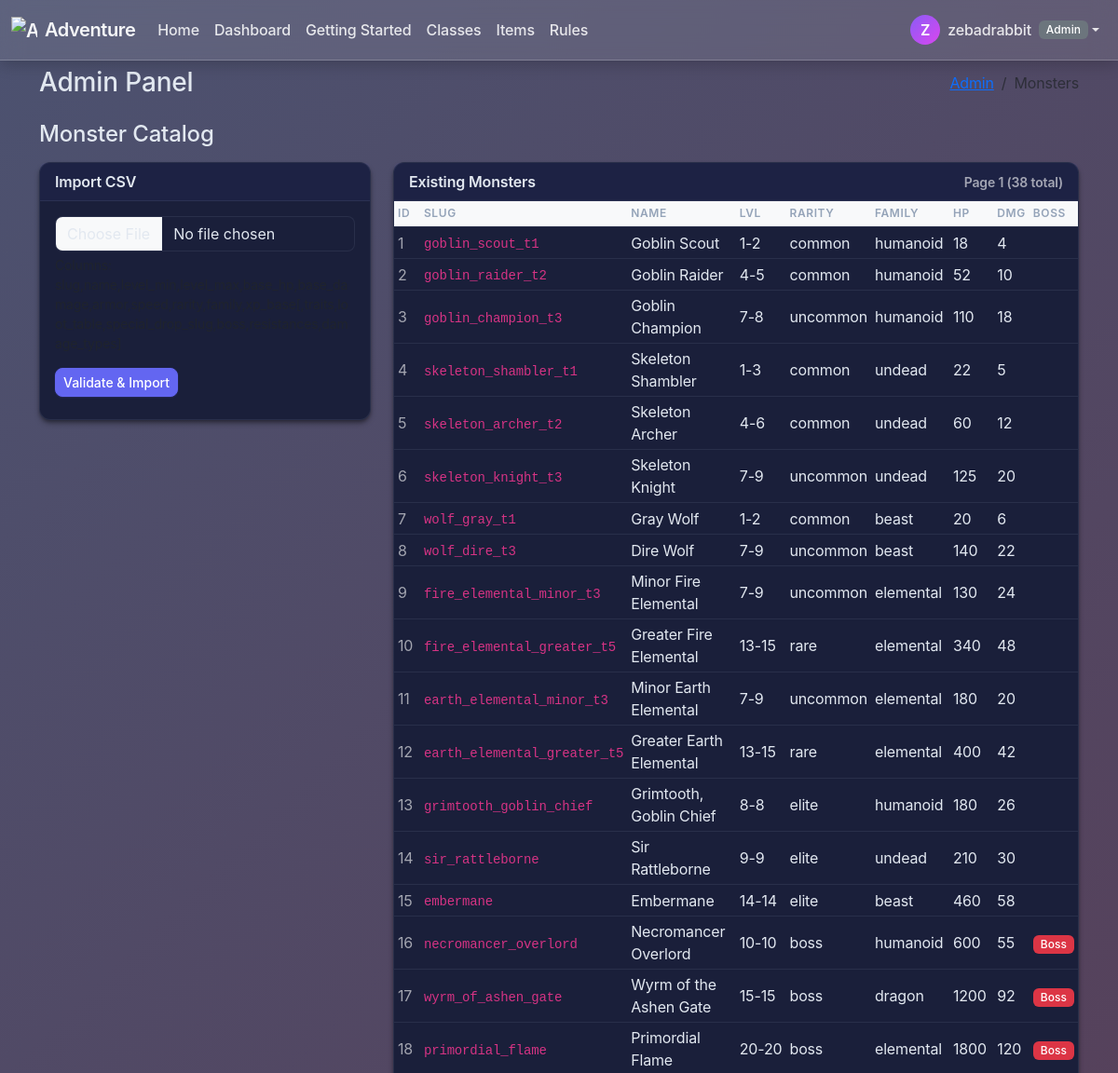
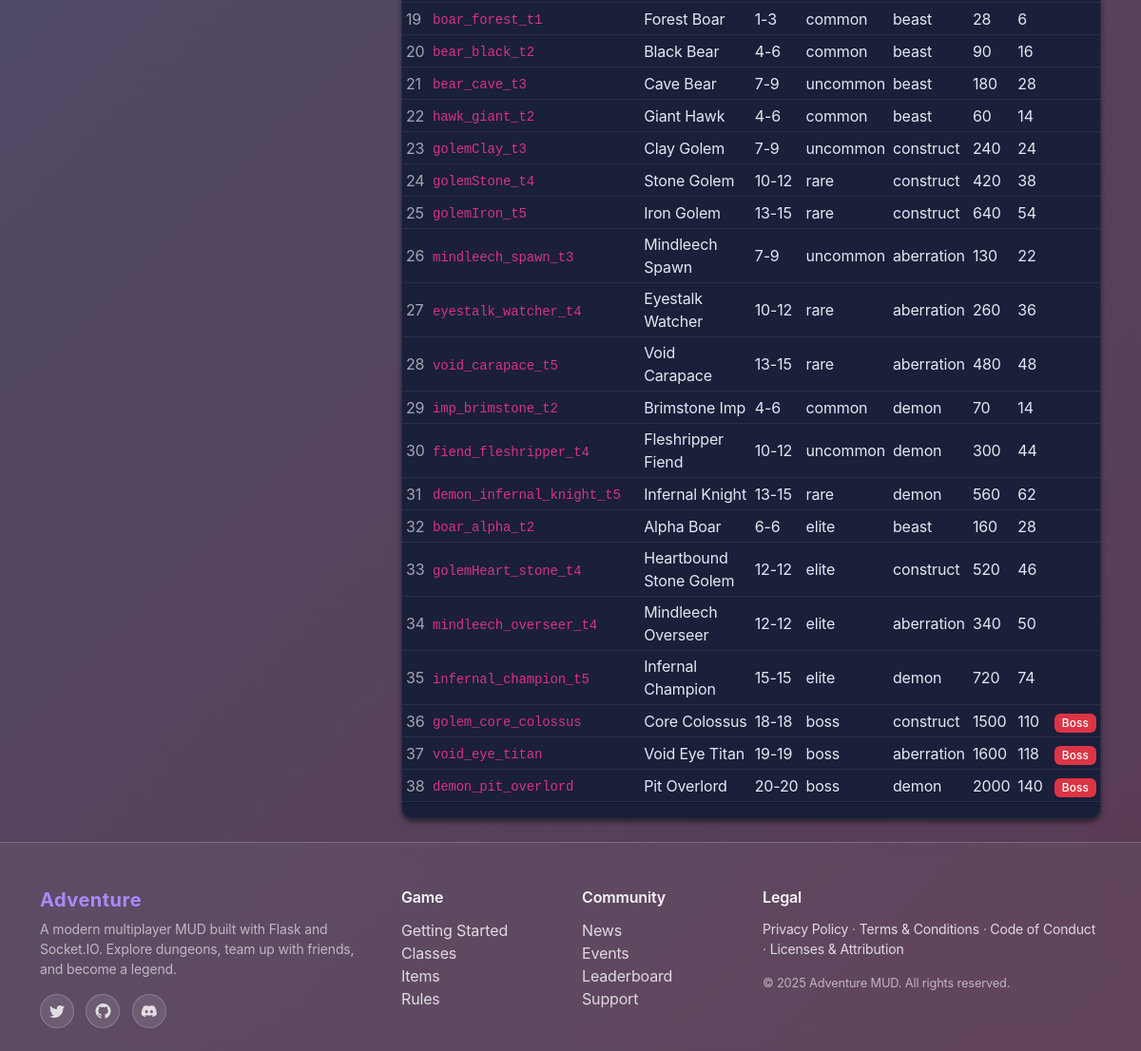
Page /admin/monsters (signed in) on the committed database (2 pictures, top to bottom).
### app/models/models.py (models this page shows, shortened)
class User(UserMixin, db.Model):
    id = db.Column(db.Integer, primary_key=True)
    username = db.Column(db.String(80), unique=True, nullable=False)
    password = db.Column(db.String(200), nullable=False)
    email = db.Column(db.String(120), nullable=True)
    role = db.Column(db.String(20), nullable=False, default="user")
    banned = db.Column(db.Boolean, nullable=False, default=False)
    ban_reason = db.Column(db.Text, nullable=True)
    notes = db.Column(db.Text, nullable=True)
    banned_at = db.Column(db.DateTime, nullable=True)
    muted = db.Column(db.Boolean, nullable=False, default=False)
    explored_tiles = db.Column(db.Text, nullable=True)

class MonsterCatalog(db.Model):
    __tablename__ = "monster_catalog"
    id = db.Column(db.Integer, primary_key=True)
    slug = db.Column(db.String(120), unique=True, nullable=False, index=True)
    name = db.Column(db.String(160), nullable=False)
    level_min = db.Column(db.Integer, nullable=False, default=1)
    level_max = db.Column(db.Integer, nullable=False, default=1)
    base_hp = db.Column(db.Integer, nullable=False)
    base_damage = db.Column(db.Integer, nullable=False)
    armor = db.Column(db.Integer, nullable=False, default=0)
    speed = db.Column(db.Integer, nullable=False, default=10)
    rarity = db.Column(db.String(20), nullable=False, default="common")
    family = db.Column(db.String(40), nullable=False)
    traits = db.Column(db.Text, nullable=True)
    loot_table = db.Column(db.Text, nullable=True)
    special_drop_slug = db.Column(db.Text, nullable=True)
    xp_base = db.Column(db.Integer, nullable=False, default=0)
    boss = db.Column(db.Boolean, nullable=False, default=False)
    resistances = db.Column(db.Text, nullable=True)  # JSON mapping damage_type->multiplier
    damage_types = db.Column(db.Text, nullable=True)  # JSON array or CSV of outgoing damage types

### app/routes/admin.py (the view, shortened to what this page needs)
@bp_admin.route("/monsters", methods=["GET", "POST"])
@admin_required
def monsters():
    page = max(1, int(request.args.get("page", 1)))
    per_page = 50
    q = MonsterCatalog.query.order_by(MonsterCatalog.id.asc())
    total = q.count()
    monsters = q.offset((page - 1) * per_page).limit(per_page).all()
    return render_template(
        "admin_monsters.html",
        errors=[],
        imported=None,
        rows=[],
        monsters=monsters,
        page=page,
        per_page=per_page,
        total=total,
    )

### app/__init__.py (called while the page is built, shortened)
@login_manager.user_loader
def load_user(user_id):  # pragma: no cover - simple loader
    from app.models.models import User
    try:
        return db.session.get(User, int(user_id))
    except Exception:
        return None

@app.before_request
def _apply_rate_limit():  # pragma: no cover - integration side-effect
    path = request.path or ""
    if path.startswith("/socket.io/") or path.startswith("/static/"):
        return None
    if not path.startswith("/api/"):
        return None

def asset_url(filename: str) -> str:
    try:
        static_folder = pathlib.Path(app.static_folder or "static")
        file_path = static_folder / filename
        mtime = int(file_path.stat().st_mtime)
        return url_for("static", filename=filename) + f"?v={mtime}"
    except Exception:
        return url_for("static", filename=filename)

### app/routes/admin.py (called while the page is built)
def admin_required(fn: Callable):
    @wraps(fn)
    def wrapper(*args, **kwargs):
        wants_json = "application/json" in (request.headers.get("Accept") or "")
        if not current_user.is_authenticated:
            if wants_json:
                return {"error": "unauthorized"}, 401
            return redirect(url_for("auth.login"))
        if getattr(current_user, "role", "user") != "admin":
            if wants_json:
                return {"error": "forbidden"}, 403
            abort(403)
        return fn(*args, **kwargs)
    return login_required(wrapper)  # also stacks login_required for session refresh

### app/templates/admin_monsters.html (shortened to what this page needs)
{% extends 'admin_base.html' %}
{% block admin_breadcrumb %}<li class="breadcrumb-item active" aria-current="page">Monsters</li>{% endblock %}
{% block admin_content %}
<h2 class="h4 mb-3">Monster Catalog</h2>
<div class="row g-4">
    <div class="col-lg-4">
        <div class="card">
            <div class="card-header">Import CSV</div>
            <div class="card-body">
                <form method="post" enctype="multipart/form-data" class="mb-2">
                    <div class="mb-3">
                        <input class="form-control" type="file" name="file" accept=".csv,text/csv" required />
                        <div class="form-text small">Columns:
                        </div>
                    </div>
                    <button class="btn btn-sm btn-primary">Validate & Import</button>
                </form>
            </div>
        </div>
    </div>
    <div class="col-lg-8">
        <div class="card">
            <div class="card-header d-flex justify-content-between align-items-center">
                <span>Existing Monsters</span>
                <span class="small text-muted">Page {{ page }} ({{ total }} total)</span>
            </div>
            <div class="table-responsive">
                <table class="table table-sm table-hover align-middle mb-0">
                    <thead class="table-light">
                        <tr>
                            <th>ID</th>
                            <th>Slug</th>
                            <th>Name</th>
                            <th>Lvl</th>
                            <th>Rarity</th>
                            <th>Family</th>
                            <th>HP</th>
                            <th>Dmg</th>
                            <th>Boss</th>
                        </tr>
                    </thead>
                    <tbody>
                        {% for m in monsters %}
                        <tr>
                            <td class="text-muted">{{ m.id }}</td>
                            <td><code>{{ m.slug }}</code></td>
                            <td>{{ m.name }}</td>
                            <td>{{ m.level_min }}-{{ m.level_max }}</td>
                            <td>{{ m.rarity }}</td>
                            <td>{{ m.family }}</td>
                            <td>{{ m.base_hp }}</td>
                            <td>{{ m.base_damage }}</td>
                            <td>{% if m.boss %}<span class="badge bg-danger">Boss</span>{% endif %}</td>
                        </tr>
                        {% endfor %}
                    </tbody>
                </table>
            </div>
            <div class="card-footer d-flex justify-content-between">
            </div>
        </div>
    </div>
</div>
{% endblock %}

### app/templates/base.html (shortened to what this page needs)
<!DOCTYPE html>
<html lang="en" class="h-100">
<head>
  <link rel="stylesheet" href="https://cdn.jsdelivr.net/npm/bootstrap@5.3.2/dist/css/bootstrap.min.css">
  <link rel="stylesheet" href="{{ asset_url('css/base.css') }}">
  <link rel="stylesheet" href="/api/admin/themes/active/css">
  <link rel="stylesheet" href="{{ asset_url('css/app.css') }}">
  <link href="https://cdn.jsdelivr.net/npm/bootstrap-icons@1.11.1/font/bootstrap-icons.css" rel="stylesheet">
  {% block head %}{% endblock %}
</head>
<body class="d-flex flex-column min-vh-100">
  <header>
    {% if request.endpoint not in ['main.index', 'auth.login'] %}
    <nav class="navbar navbar-expand-md navbar-dark bg-dark fixed-top">
      <div class="container-fluid">
        <a class="navbar-brand d-flex align-items-center gap-2" href="{{ url_for('main.index') }}">
          <img src="{{ asset_url('iconography/treasure-map.svg') }}" alt="Adventure icon" width="28" height="28"
            class="d-inline-block align-text-top" />
          <span class="fw-semibold">Adventure</span>
        </a>
        <div class="collapse navbar-collapse" id="navbarMain">
          <ul class="navbar-nav me-auto mb-2 mb-md-0">
            <li class="nav-item">
              <a class="nav-link {% if request.endpoint == 'main.index' %}active{% endif %}"
                href="{{ url_for('main.index') }}">Home</a>
            </li>
            {% if current_user.is_authenticated %}
            <li class="nav-item">
              <a class="nav-link {% if request.endpoint == 'dashboard.dashboard' %}active{% endif %}"
                href="{{ url_for('dashboard.dashboard') }}">Dashboard</a>
            </li>
            {% endif %}
            <li class="nav-item">
              <a class="nav-link" href="#getting-started">Getting Started</a>
            </li>
            <li class="nav-item">
              <a class="nav-link" href="#classes">Classes</a>
            </li>
            <li class="nav-item">
              <a class="nav-link" href="#items">Items</a>
            </li>
            <li class="nav-item">
              <a class="nav-link" href="#rules">Rules</a>
            </li>
          </ul>
          <ul class="navbar-nav ms-auto mb-2 mb-md-0 align-items-center">
            {% if current_user.is_authenticated %}
            <li class="nav-item dropdown">
              <a class="nav-link dropdown-toggle d-flex align-items-center" href="#" id="userMenu" role="button"
                data-bs-toggle="dropdown" aria-expanded="false">
                <span class="avatar-circle me-2">{{ current_user.username[0]|upper }}</span>
                <span class="d-none d-sm-inline">{{ current_user.username }}</span>
                {% set user_role = (current_user.role if current_user.is_authenticated else 'user')|default('user',
                true) %}
                {% if user_role != 'user' %}
                <span class="badge bg-secondary ms-2 d-none d-md-inline">{{ user_role|capitalize }}</span>
                {% endif %}
              </a>
            </li>
            {% else %}
            <li class="nav-item"><a class="nav-link" href="{{ url_for('auth.login') }}">Login</a></li>
            <li class="nav-item"><a class="nav-link" href="{{ url_for('auth.register') }}">Register</a></li>
            {% endif %}
          </ul>
        </div>
      </div>
    </nav>
    {% endif %}
  </header>
  <main class="flex-shrink-0 {% if request.endpoint not in ['main.index', 'auth.login'] %}pt-5{% endif %}">
    <div class="container py-4">
      {% block content %}{% endblock %}
    </div>
  </main>
  {% include 'partials/footer.html' %}
</body>
</html>

### app/static/css/base.css (style rules this page uses)
:root { --mud-orange: #BA5624; --mud-grey: #C0C5C1; --mud-purple: #6C3A5C; --mud-dark: #153131; --mud-olive: #6F732F; --mud-bg: #10191a; --mud-bg-dark: #153131; --adv-ink: #0B0F12; --adv-ink-2: #12171C; --adv-crt: #1DF2A0; --adv-amber: #FFC857; --bs-primary: #5a3825; --bs-primary-rgb: 90, 56, 37; --bs-secondary: #8b4513; --bs-success: #2e7d32; --bs-danger: #c62828; --bs-warning: #f57c00; --bs-info: #0288d1; --class-fighter-bg: #7a3314; --class-fighter-fg: #f2e2d8; --class-fighter-border: #b44f21; --class-mage-bg: #1e3a5f; --class-mage-fg: #d4e2f4; --class-mage-border: #3a6ea5; --class-rogue-bg: #2d2a1e; --class-rogue-fg: #e8e4d0; --class-rogue-border: #7c7750; --class-cleric-bg: #4a3c2e; --class-cleric-fg: #f5f0e8; --class-cleric-border: #8f7a5c; --class-ranger-bg: #1f3d2c; --class-ranger-fg: #d9f0e3; --class-ranger-border: #4a7c5d; --class-druid-bg: #2e3d1f; --class-druid-fg: #e3f0d9; --class-druid-border: #5d7c4a; --footer-bg: #0f0f10; --footer-fg: #d7d7db; --footer-muted: #9aa0a6; --footer-accent: #ffb74d; }

### app/static/css/app.css (style rules this page uses)
:root { --adv-bg: #0a0e27; --adv-bg-secondary: #141937; --adv-surface: #1a1f3a; --adv-surface-hover: #232952; --adv-primary: #6366f1; --adv-primary-hover: #4f46e5; --adv-secondary: #8b5cf6; --adv-accent: #06b6d4; --adv-success: #10b981; --adv-warning: #f59e0b; --adv-danger: #ef4444; --adv-text: #e2e8f0; --adv-text-muted: #94a3b8; --adv-text-dim: #64748b; --adv-border: rgba(148, 163, 184, 0.12); --adv-border-hover: rgba(148, 163, 184, 0.24); --adv-shadow-sm: 0 1px 2px 0 rgba(0, 0, 0, 0.3); --adv-shadow: 0 4px 6px -1px rgba(0, 0, 0, 0.4), 0 2px 4px -1px rgba(0, 0, 0, 0.3); --adv-shadow-lg: 0 10px 15px -3px rgba(0, 0, 0, 0.5), 0 4px 6px -2px rgba(0, 0, 0, 0.3); }
:root { --bs-body-bg: var(--adv-bg); --bs-body-color: var(--adv-text); --bs-primary: var(--adv-primary); --bs-primary-rgb: 99, 102, 241; --bs-secondary: var(--adv-secondary); --bs-success: var(--adv-success); --bs-info: var(--adv-accent); --bs-warning: var(--adv-warning); --bs-danger: var(--adv-danger); --bs-light: var(--adv-surface); --bs-dark: var(--adv-bg-secondary); --bs-border-color: var(--adv-border); --bs-link-color: var(--adv-primary); --bs-link-hover-color: var(--adv-primary-hover); --bs-font-sans-serif: -apple-system, BlinkMacSystemFont, "Segoe UI", Roboto, "Helvetica Neue", Arial, sans-serif; }
body { background: linear-gradient(135deg, var(--adv-bg) 0%, var(--adv-bg-secondary) 100%); background-attachment: fixed; font-weight: 400; letter-spacing: -0.01em; }
.btn-primary { --bs-btn-bg: var(--adv-primary); --bs-btn-border-color: var(--adv-primary); --bs-btn-hover-bg: var(--adv-primary-hover); --bs-btn-hover-border-color: var(--adv-primary-hover); --bs-btn-active-bg: var(--adv-primary-hover); --bs-btn-color: white; font-weight: 500; border-radius: 0.5rem; box-shadow: 0 1px 2px 0 rgba(99, 102, 241, 0.1), 0 0 0 1px rgba(99, 102, 241, 0.05); transition: all 0.15s ease; }
.card, .dropdown-menu, .offcanvas, .modal-content { background: var(--adv-surface); border: 1px solid var(--adv-border); border-radius: 0.75rem; box-shadow: var(--adv-shadow); }
.card-header { background: rgba(99, 102, 241, 0.05); border-bottom: 1px solid var(--adv-border); font-weight: 600; letter-spacing: -0.01em; }
.navbar-dark { background: rgba(26, 31, 58, 0.95) !important; backdrop-filter: blur(12px); border-bottom: 1px solid var(--adv-border); box-shadow: var(--adv-shadow); }
.navbar-brand { font-weight: 600; letter-spacing: -0.02em; }
.nav-link { font-weight: 500; transition: color 0.15s ease; }
.text-muted { color: var(--adv-text-muted) !important; }
.form-control, .form-select { background: var(--adv-surface); border: 1px solid var(--adv-border); color: var(--adv-text); border-radius: 0.5rem; transition: all 0.15s ease; }
.form-control::placeholder { color: var(--adv-text-dim); }
.table { --bs-table-bg: transparent; --bs-table-color: var(--adv-text); --bs-table-border-color: var(--adv-border); --bs-table-hover-bg: rgba(99, 102, 241, 0.05); }
.table thead th { border-bottom: 2px solid var(--adv-border); font-weight: 600; text-transform: uppercase; font-size: 0.75rem; letter-spacing: 0.05em; color: var(--adv-text-muted); }
.badge { font-weight: 500; padding: 0.35em 0.65em; border-radius: 0.375rem; letter-spacing: 0.01em; }

### app/templates/admin_base.html (style rules this page uses)
body { background: linear-gradient(135deg, #4c5270 0%, #5a3a52 100%); background-attachment: fixed; }

### rows in the picture
User: username "Z", username "zebadrabbit", role "Admin"
MonsterCatalog: id "1", slug "goblin_scout_t1", name "Goblin Scout", level_min "1", level_max "2", rarity "common", family "humanoid", base_hp "18", base_damage "4"
MonsterCatalog: id "2", slug "goblin_raider_t2", name "Goblin Raider", level_min "4", level_max "5", rarity "common", family "humanoid", base_hp "52", base_damage "10"
MonsterCatalog: id "3", slug "goblin_champion_t3", name "Goblin Champion", level_min "7", level_max "8", rarity "uncommon", family "humanoid", base_hp "110", base_damage "18"
MonsterCatalog: id "4", slug "skeleton_shambler_t1", name "Skeleton Shambler", level_min "1", level_max "3", rarity "common", family "undead", base_hp "22", base_damage "5"
MonsterCatalog: id "5", slug "skeleton_archer_t2", name "Skeleton Archer", level_min "4", level_max "6", rarity "common", family "undead", base_hp "60", base_damage "12"
MonsterCatalog: id "6", slug "skeleton_knight_t3", name "Skeleton Knight", level_min "7", level_max "9", rarity "uncommon", family "undead", base_hp "125", base_damage "20"
MonsterCatalog: id "7", slug "wolf_gray_t1", name "Gray Wolf", level_min "1", level_max "2", rarity "common", family "beast", base_hp "20", base_damage "6"
MonsterCatalog: id "8", slug "wolf_dire_t3", name "Dire Wolf", level_min "7", level_max "9", rarity "uncommon", family "beast", base_hp "140", base_damage "22"
MonsterCatalog: id "9", slug "fire_elemental_minor_t3", name "Minor Fire Elemental", level_min "7", level_max "9", rarity "uncommon", family "elemental", base_hp "130", base_damage "24"
MonsterCatalog: id "10", slug "fire_elemental_greater_t5", name "Greater Fire Elemental", level_min "13", level_max "15", rarity "rare", family "elemental", base_hp "340", base_damage "48"
MonsterCatalog: id "11", slug "earth_elemental_minor_t3", name "Minor Earth Elemental", level_min "7", level_max "9", rarity "uncommon", family "elemental", base_hp "180", base_damage "20"
MonsterCatalog: id "12", slug "earth_elemental_greater_t5", name "Greater Earth Elemental", level_min "13", level_max "15", rarity "rare", family "elemental", base_hp "400", base_damage "42"
MonsterCatalog: id "13", slug "grimtooth_goblin_chief", name "Grimtooth, Goblin Chief", level_min "8", level_max "8", rarity "elite", family "humanoid", base_hp "180", base_damage "26"
MonsterCatalog: id "14", slug "sir_rattleborne", name "Sir Rattleborne", level_min "9", level_max "9", rarity "elite", family "undead", base_hp "210", base_damage "30"
MonsterCatalog: id "15", slug "embermane", name "Embermane", level_min "14", level_max "14", rarity "elite", family "beast", base_hp "460", base_damage "58"
MonsterCatalog: id "16", slug "necromancer_overlord", name "Necromancer Overlord", level_min "10", level_max "10", rarity "boss", family "humanoid", base_hp "600", base_damage "55", boss "Boss"
MonsterCatalog: id "17", slug "wyrm_of_ashen_gate", name "Wyrm of the Ashen Gate", level_min "15", level_max "15", rarity "boss", family "dragon", base_hp "1200", base_damage "92", boss "Boss"
MonsterCatalog: id "18", slug "primordial_flame", name "Primordial Flame", level_min "20", level_max "20", rarity "boss", family "elemental", base_hp "1800", base_damage "120", boss "Boss"
MonsterCatalog: id "19", slug "boar_forest_t1", name "Forest Boar", level_min "1", level_max "3", rarity "common", family "beast", base_hp "28", base_damage "6"
MonsterCatalog: id "20", slug "bear_black_t2", name "Black Bear", level_min "4", level_max "6", rarity "common", family "beast", base_hp "90", base_damage "16"
MonsterCatalog: id "21", slug "bear_cave_t3", name "Cave Bear", level_min "7", level_max "9", rarity "uncommon", family "beast", base_hp "180", base_damage "28"
MonsterCatalog: id "22", slug "hawk_giant_t2", name "Giant Hawk", level_min "4", level_max "6", rarity "common", family "beast", base_hp "60", base_damage "14"
MonsterCatalog: id "23", slug "golemClay_t3", name "Clay Golem", level_min "7", level_max "9", rarity "uncommon", family "construct", base_hp "240", base_damage "24"
MonsterCatalog: id "24", slug "golemStone_t4", name "Stone Golem", level_min "10", level_max "12", rarity "rare", family "construct", base_hp "420", base_damage "38"
MonsterCatalog: id "25", slug "golemIron_t5", name "Iron Golem", level_min "13", level_max "15", rarity "rare", family "construct", base_hp "640", base_damage "54"
MonsterCatalog: id "26", slug "mindleech_spawn_t3", name "Mindleech Spawn", level_min "7", level_max "9", rarity "uncommon", family "aberration", base_hp "130", base_damage "22"
MonsterCatalog: id "27", slug "eyestalk_watcher_t4", name "Eyestalk Watcher", level_min "10", level_max "12", rarity "rare", family "aberration", base_hp "260", base_damage "36"
MonsterCatalog: id "28", slug "void_carapace_t5", name "Void Carapace", level_min "13", level_max "15", rarity "rare", family "aberration", base_hp "480", base_damage "48"
MonsterCatalog: id "29", slug "imp_brimstone_t2", name "Brimstone Imp", level_min "4", level_max "6", rarity "common", family "demon", base_hp "70", base_damage "14"
MonsterCatalog: id "30", slug "fiend_fleshripper_t4", name "Fleshripper Fiend", level_min "10", level_max "12", rarity "uncommon", family "demon", base_hp "300", base_damage "44"
MonsterCatalog: id "31", slug "demon_infernal_knight_t5", name "Infernal Knight", level_min "13", level_max "15", rarity "rare", family "demon", base_hp "560", base_damage "62"
MonsterCatalog: id "32", slug "boar_alpha_t2", name "Alpha Boar", level_min "6", level_max "6", rarity "elite", family "beast", base_hp "160", base_damage "28"
MonsterCatalog: id "33", slug "golemHeart_stone_t4", name "Heartbound Stone Golem", level_min "12", level_max "12", rarity "elite", family "construct", base_hp "520", base_damage "46"
MonsterCatalog: id "34", slug "mindleech_overseer_t4", name "Mindleech Overseer", level_min "12", level_max "12", rarity "elite", family "aberration", base_hp "340", base_damage "50"
MonsterCatalog: id "35", slug "infernal_champion_t5", name "Infernal Champion", level_min "15", level_max "15", rarity "elite", family "demon", base_hp "720", base_damage "74"
MonsterCatalog: id "36", slug "golem_core_colossus", name "Core Colossus", level_min "18", level_max "18", rarity "boss", family "construct", base_hp "1500", base_damage "110", boss "Boss"
MonsterCatalog: id "37", slug "void_eye_titan", name "Void Eye Titan", level_min "19", level_max "19", rarity "boss", family "aberration", base_hp "1600", base_damage "118", boss "Boss"
MonsterCatalog: id "38", slug "demon_pit_overlord", name "Pit Overlord", level_min "20", level_max "20", rarity "boss", family "demon", base_hp "2000", base_damage "140", boss "Boss"

### other values in the picture
{{ page }} "1"
{{ total }} "38"
